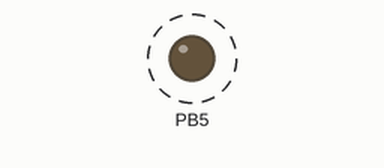
A program run on a simulated ATmega328P, built with avr-gcc and emulated at 16 MHz. Shown: output pins drawn as LEDs (lit = HIGH). Dashed ring = blinking.

Above: at 0.5 s.
Timing chart, 0 to 4.6 s (numbered marks = the images above):
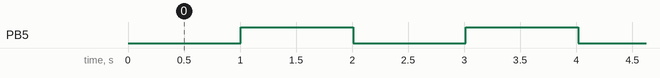

Measured:
- by itself, PB5: alternates HIGH for 1.0 s and LOW for 1.0 s

The program:

main.c
```c
/*
 * CTC_interrupt_T0.c
 *
 * Created: 01-10-2025 17:07:06
 * Author : LENOVO
 */
#define F_CPU 16000000UL
#include <avr/io.h>
#include <avr/interrupt.h>
#include <stdint.h>
uint16_t count=0;
ISR (TIMER0_COMPA_vect){
	count ++;
	if (count>=1250){
		PORTB^=(1<<PORTB5);
		count=0;

	}
}

int main(void)
{
	DDRB|=(1<<DDB5);
	TCCR0A|=(1<<WGM01);
	OCR0A=200;
	TCCR0B|=(1<<CS00)|(1<<CS01);
	TIMSK0|=(1<<OCIE0A);
	sei();
    while (1)
    {
    }
}
```
